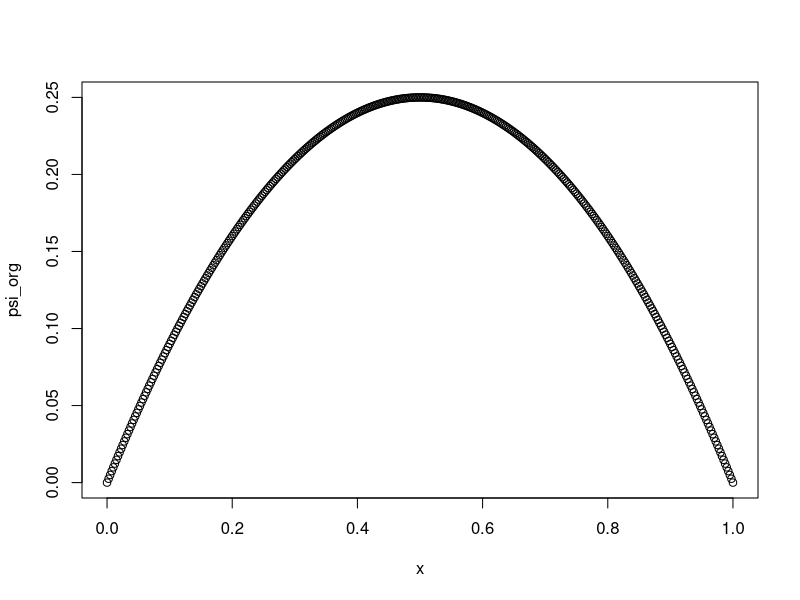
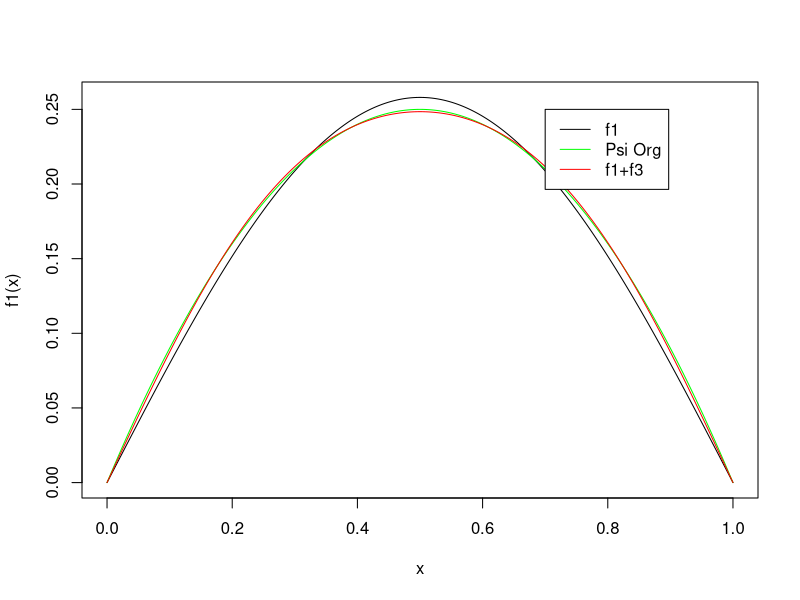
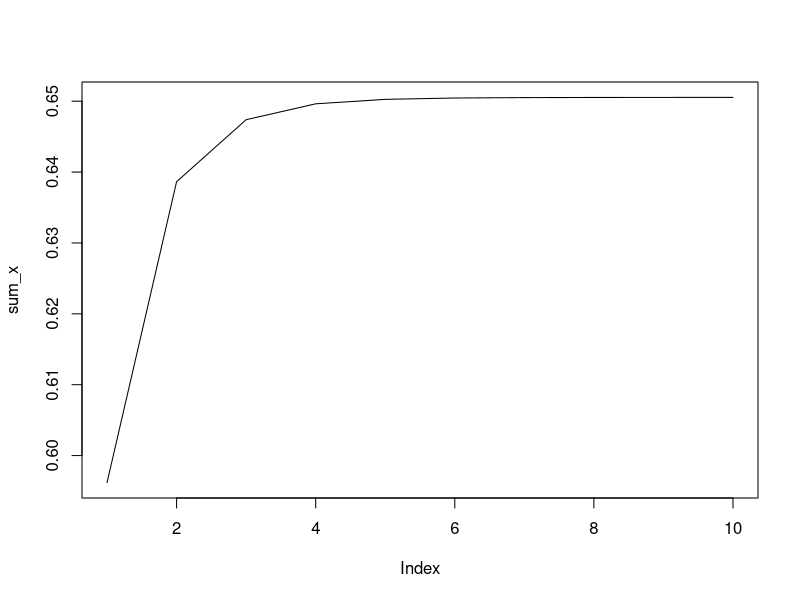
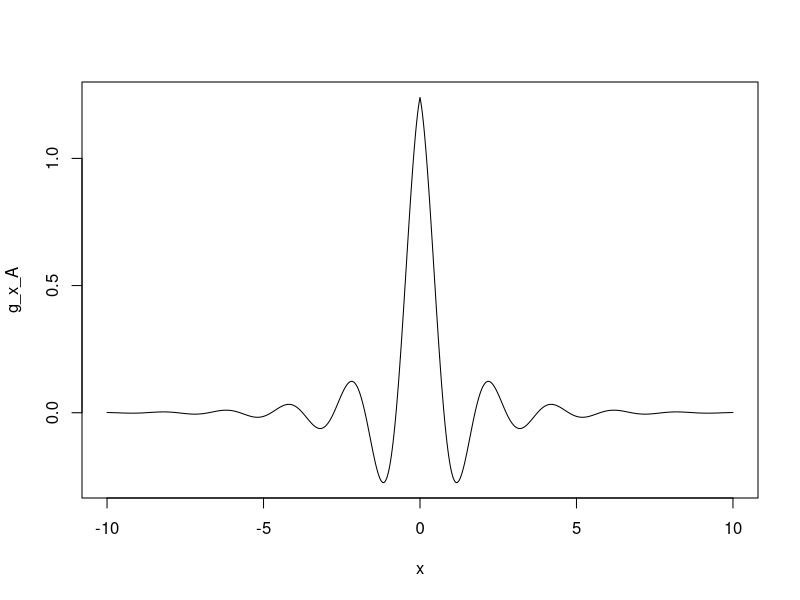
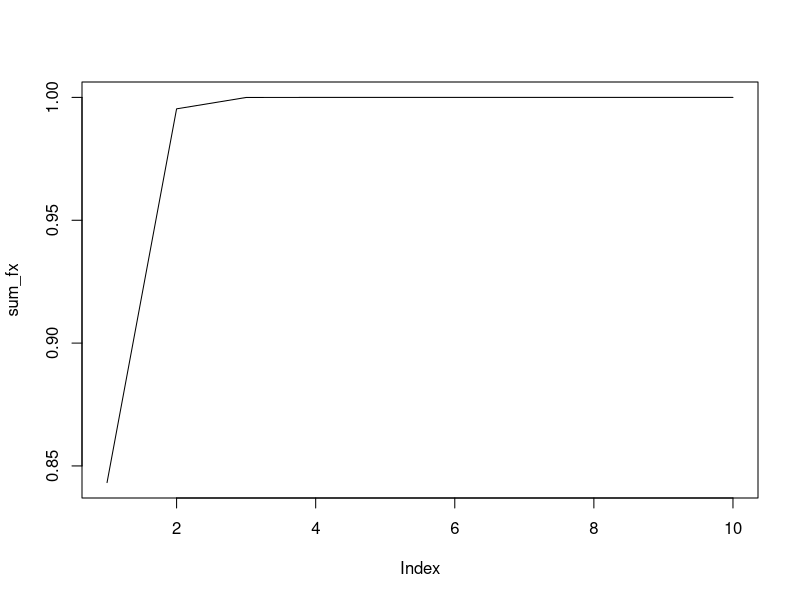
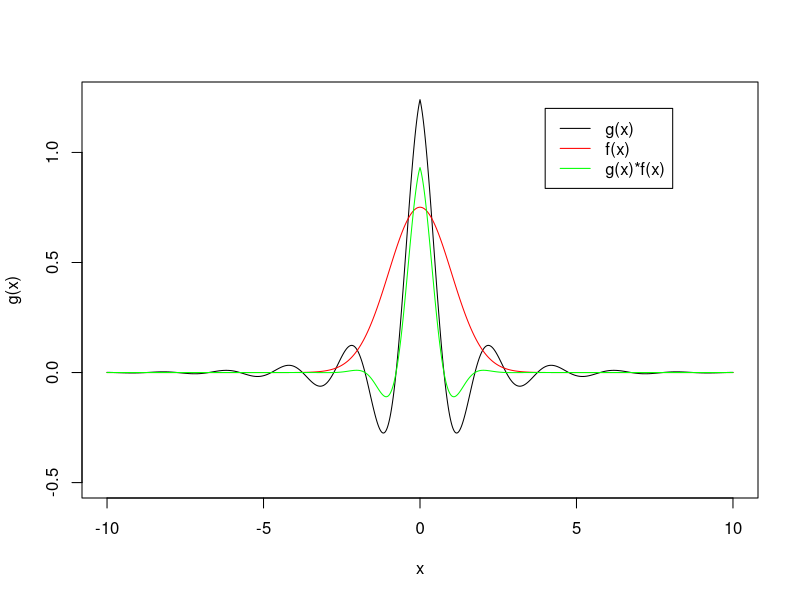
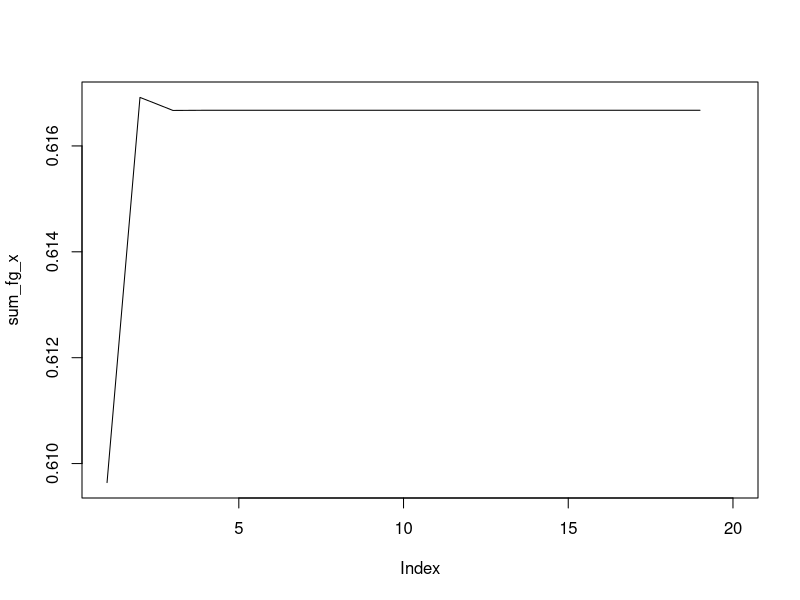
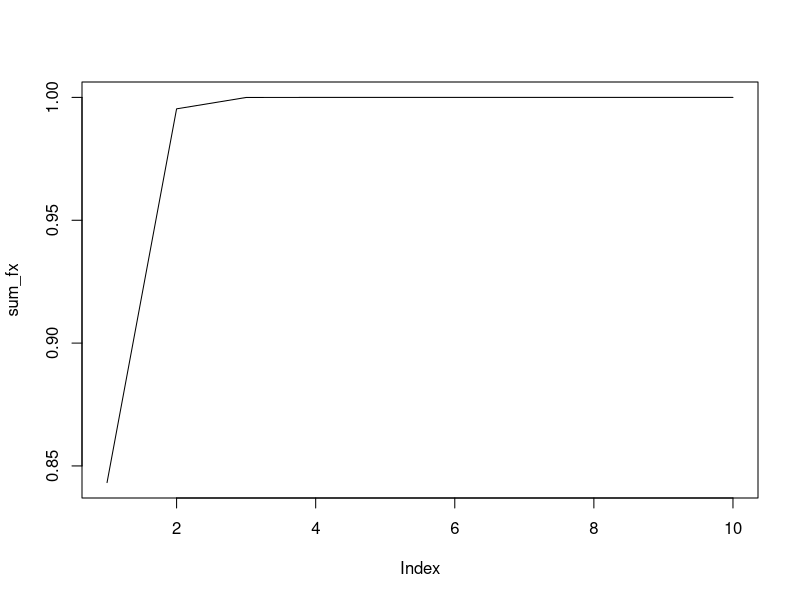

The R source for these figures, in order: (Note: this script raises an error after producing the figures.)
##QUANTUM CHEMISTTRY PROBLEMS 
### Number 2
L<- 1
x<- seq(from = 0, to = L, by = 0.0025) #mimic continuum
psi_org <- sqrt(1/L)*(0.25 - (x/L - 0.5)^2 )  ## get original psi

plot(x,psi_org)

n<- 1
f_n_x <- sqrt(2/L)*sin(n*pi*x/L)

c_n <- (-2*sqrt(2)/(n^3 * pi^3)) * ((-1)^n - 1) 
f_1 <- f_n_x*c_n 



plot(x,f_1, type = 'l', ylab = 'f1(x)', xlab = 'x')
lines(x,psi_org,col="green")


###Truncate at 4
n<- 3
c_n <- (-2*sqrt(2)/(n^3 * pi^3)) * ((-1)^n - 1) 
f_n_x <- sqrt(2/L)*sin(n*pi*x/L)
f_3 <- f_n_x*c_n
sum_fs <- f_1 + f_3
lines(x, sum_fs, col = "red")

legend(0.7, 0.25, legend=c("f1", "Psi Org", "f1+f3"), col=c("black","green", "red"), lty=1)

## NUMBER 3: Numberical integration 

##############################################
# PART (a) ####################################
##############################################

# check to see if  bessel J works the way we think
integrand<- function (x) {cos(-sin(x))}
I<- integrate(f = integrand, lower  = 0, upper = pi)
# it does so now proceed
delta <- 0.0025
x<- seq(from = -10, to = 10, by = delta)
#x<- seq(from = 0, to = 500, by = delta) ##just checking
f_x<- sqrt(sqrt(1/pi)) *exp(-x*x/2) ## just checking something
z<- pi*x
g_x_nA <-  besselJ(pi*abs(x), 0)*exp(-abs(x)/2) ##just checking the function
g<- function(x) {(besselJ(pi*abs(x), nu = 0)*exp(-abs(x)/2))} ## incase alternative approach will
f <- function(x){sqrt(sqrt(1/pi)) *exp(-x*x/2)}

## want to normalise g in <g|g>
g_norm<- function(x) {(besselJ(pi*abs(x), nu = 0)*exp(-abs(x)/2))^2}
f_norm <- function(x){(sqrt(sqrt(1/pi)) *exp(-x*x/2))^2}

#intergral using package to check approach
g_Area <- integrate(g_norm, -10, 10)
sqrt(g_Area[["value"]])

##Write trapeziod rule/solve with trapezoid rule 
sum_x <- matrix(nrow = 10, ncol = 1)
for (i in 1:10) {
  delta <- 0.0025
  x<- seq(from = -i , to = i, by= delta)
  g_x_nAp <- (besselJ(pi*abs(x), 0)*exp(-abs(x)/2) )
  g_x_nA_norm <- g_x_nAp%*%g_x_nAp
  sum_x[i,] <- (delta)*(g_x_nA_norm)
}

##check what g(0)  is 
plot(sum_x, type = 'l')

#converges rather quickly 
sqrt(sum_x[9,]) - sqrt(g_Area[["value"]]) #difference is acceptable 
A<- sqrt(sum_x[9,])
A<- 1/A ## to get constant
A
g_x_A <- A*g_x_nA

 #g_x_A <- g_Area[["value"]]*g_x_nA
 plot(x, g_x_A, type ='l')
 
 ##############################################
 ###### PART B##############################################
 ##############################################
 
 ##Normalise f(x)
 x<- seq(from = -10 , to = 10, by= delta)
 sum_fx <- matrix(nrow = 10, ncol = 1)
 for (i in 1:10) {
   delta <- 0.0025
   x<- seq(from = -i , to = i, by= delta)
   f_x<- sqrt(sqrt(1/pi)) *exp(-x*x/2)
   f_x_nA_norm <- f_x%*%f_x
   sum_fx[i,] <- (delta)*(f_x_nA_norm)
 }
 plot(sum_fx, type ='l')
 f_x<- sqrt(sqrt(1/pi)) *exp(-x*x/2)
 
 f_norm <- function(x){(sqrt(sqrt(1/pi)) *exp(-x*x/2))^2}
 f_area <- integrate(f_norm, lower = -10, upper = 10)
 f_area[["value"]]
 
 x<- seq(from = -10 , to = 10, by= delta) 
plot(x, g_x_A, ylim=c(-0.5, 1.25), type = 'l', ylab = 'g(x)', xlab = 'x')
lines(x, f_x, col = "red")

## f*g
fg <- f_x*g_x_A
lines(x,fg, col = "green")
legend(4, 1.2, legend=c("g(x)", "f(x)", "g(x)*f(x)"), col=c("black","red", "green"), lty=1)
       
### Want to check why g(0) = 1
besselJ(pi*abs(0), 0)*exp(-abs(0)/2)
besselJ(pi*abs(0), 0)
sqrt(sqrt(1/pi))
########################################################
##### PART C ############################
####################################################################################
sum_fg_x <- matrix(nrow = 20, ncol = 1)
for (i in 1:20) {
  delta <- 0.0025
  x<- seq(from = -i , to = i, by= delta)
  f_x_1<- sqrt(sqrt(1/pi)) *exp(-x*x/2)
  g_x_2 <- A*(besselJ(pi*abs(x), 0)*exp(-abs(x)/2) )
  fg2<- g_x_2*f_x_1
  sum_fg_x[i-1,] <- (delta)*sum(fg2)
}

fg_norm <- sum_fg_x[19,]
plot(sum_fg_x, type = 'l')

g_norm<- function(x) {A*(besselJ(pi*abs(x), nu = 0)*exp(-abs(x)/2))^2}
f_norm <- function(x){(sqrt(sqrt(1/pi)) *exp(-x*x/2))^2}
over_lap_func <- function(x){A*((besselJ(pi*abs(x), nu = 0)*exp(-abs(x)/2))) * ((sqrt(sqrt(1/pi)) *exp(-x*x/2)))}

over_area <- integrate(over_lap_func, -20,20)
over_area[["value"]]
over_area[["value"]] - sum_fg_x[19,]
sum_fg_x[19,]

################PART D#############################
##Will call on variables we already know because will rearrange the <phi|phi> 
##Let us respecify for clarification 
A_A<- (sum_x[9,])
fg_norm <- sum_fg_x[19,]
##get sum of f
x<- seq(from = -10 , to = 10, by= delta)
sum_fx <- matrix(nrow = 10, ncol = 1)
for (i in 1:10) {
  delta <- 0.0025
  x<- seq(from = -i , to = i, by= delta)
  f_x<- sqrt(sqrt(1/pi)) *exp(-x*x/2)
  f_x_nA_norm <- f_x%*%f_x
  sum_fx[i,] <- (delta)*(f_x_nA_norm)
}
plot(sum_fx, type ='l')

f_dot_area  <-sum_fx[9,] ## <f|f>

imag<- complex(real = 0, imaginary = pi/2)
conj_imag <- complex(real = 0, imaginary = -pi/2)

phase_shift <- imag+conj_imag ## is zero so can ignore

phi_area <- 1 + A_A
phi_area<- sqrt(phi_area)
phi_area<- 1/phi_area  

phi_approx <- f_dot_area + A_A
phi_approx<- sqrt(phi_approx)
phi_approx<- 1/phi_approx  
phi_area - phi_approx


#########################################################
phi_x <- f_x+ exp(Im(imag))*g_x_nA
phi_x_mag <- t(Conj(phi_x))%*%phi_x
(phi_x_mag[1:100])
plot(phi_x_mag,ylim=c(-0.000001, 0.000001))
sum_phi_x_mag<- matrix(nrow = 10, ncol = 1)
for (i in 1:10) {
  delta <- 0.0025
  x<- seq(from = -i , to = i, by= delta)
  f_x_1<- sqrt(sqrt(1/pi)) *exp(-x*x/2)
  g_x_2 <- (besselJ(pi*abs(x), 0)*exp(-abs(x)/2) )
  phi_x_loop <- f_x_1+ exp(imag)*g_x_2
  phi_x_mag_loop <- (delta)*Conj(phi_x)%*%phi_x
  sum_phi_x_mag[i,] <- (phi_x_mag_loop)
}
Re(sum_phi_x_mag[9,])
sum_phi_x_mag[9,]

phi_funct <- function(x){(exp(imag)* (besselJ(pi*abs(x), nu = 0)*exp(-abs(x)/2))) * ((sqrt(sqrt(1/pi)) *exp(-x*x/2)))}

integer()

I <- integrate(f = Re(phi_funct), -10,10) + integrate(f = Im(phi_funct), -10,10)

plot(Re(sum_phi_x_mag), type = 'l')



rep(c(1,2,3), each = 2)

##### Number 6 (b)
t <- 0
delt_E <- 3*pi*pi/2
delt_E<-1/delt_E
x<- seq(from  = 0, to = 1, by = 0.005)
psi_2 <- sin(2*x*pi) 
psi_1 <- sin(x*pi)
over_all_psi <- psi_2 + psi_1
norm_psi_t1 <- over_all_psi*over_all_psi
plot(x,norm_psi_t1, xlab = "x", ylab = 'psi(x)*psi(x)')

## t at pi/2
t <- pi/2
num <-complex(real = 0, imaginary = (-t*delt_E))
psi_2 <- sin(2*x*pi)*exp(num)
psi_1 <- sin(x*pi)
over_all_psi <- psi_2 + psi_1
norm_psi_t2 <- Conj(over_all_psi)*over_all_psi
lines(x,norm_psi_t2,col="green")
psi_2

### t = pi
t <- pi
num <-complex(real = 0, imaginary = (-t))
psi_2 <- sin(2*x*pi)*exp(num)
psi_1 <- sin(x*pi)
over_all_psi <- psi_2 + psi_1
norm_psi_t3 <- Conj(over_all_psi)*over_all_psi
lines(x,norm_psi_t3,col="red")


